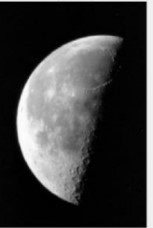
%> input picture ALL PROGRAMMING LANGUAGES/MATLAB/moon.jpg, 153 x 228 px, given in place of moon.tif, which was not available
$ octave robinson.m   (GNU Octave 9; MATLAB toolbox functions it lacks are replaced by stand-ins)
%> lines starting %> are read from the running program, lines starting %| are printed output that depends on the picture; pictures that were not available may be replaced by others from this repository, and a replacement may not be noted
clear all;
close all;
clc;
I = imread('moon.tif');
%> I is the input picture: size 228x153x3 uint8; min 0, max 255, mean 62.4
I=im2double(I);
%> I: size 228x153x3 double
J = I;
K = I;
w1 = 1;
w2 = 1;
w3 = 1;
w4 = 0;
w5 = 0;
w6 = 0;
w7 = -1;
w8 = -1;
w9 = -1;
z1 = 1;
z2 = 0;
z3 = -1;
z4 = 1;
z5 = 0;
z6 = -1;
z7 = 1;
z8 = 0;
z9 = -1;
for r = 2:size(I,1) - 1
    for c = 2:size(I,2) - 1
         R1(r, c) = abs(w1*I(r-1,c-1)  +   w2*I(r-1,c) +    w3*I(r-1,c+1) + ...
                    w7*I(r+1,c-1)  +   w8*I(r+1,c) +    w9*I(r+1,c+1));
         R2(r, c) = abs(z1*I(r-1,c-1)  +   z2*I(r-1,c) +    z3*I(r-1,c+1) + ...
                    z7*I(r+1,c-1)  +   z8*I(r+1,c) +    z9*I(r+1,c+1));
         J(r,c) = R1(r,c) + R2(r,c);
    end
end
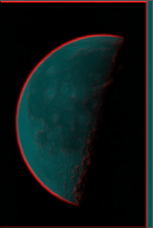
%> J: size 228x153x3 double; mean R, G, B 0.144, 0.245, 0.245; drawn with min black and max white
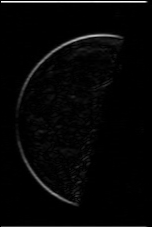
%> R1: size 227x152 double; min 0, max 2.8, mean 0.0691; drawn with min black and max white
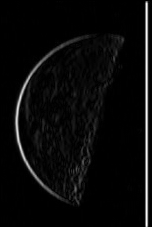
%> R2: size 227x152 double; min 0, max 1.65, mean 0.0653; drawn with min black and max white
subplot(1,5,1);
imshow(I);title('Original Image');
subplot(1,5,2);
imshow(R1);title('Sobel horizontal');
subplot(1,5,3);
imshow(R2);title('Sobel vertical');
%> after `imshow(R2)`:
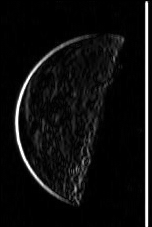
%> displayed picture: size 227x152, on the screen's scale of 0 to 255; min 0, max 255, mean 15.3
subplot(1,5,4);
imshow(J);title('Sobel combine');
%> after `imshow(J)`:
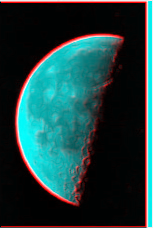
%> displayed picture: size 228x153x3, on the screen's scale of 0 to 255; mean R, G, B 30.4, 62.4, 62.4
K = imsubtract(I,J);
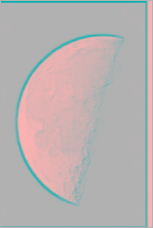
%> K: size 228x153x3 double; mean R, G, B 0.1, 0, 0; drawn with min black and max white
subplot(1,5,5);
imshow(K);title('Enhanced image');
%> after `imshow(K)`:
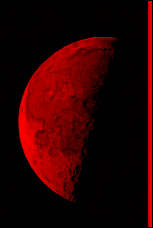
%> displayed picture: size 228x153x3, on the screen's scale of 0 to 255; mean R, G, B 42.6, 0, 0
